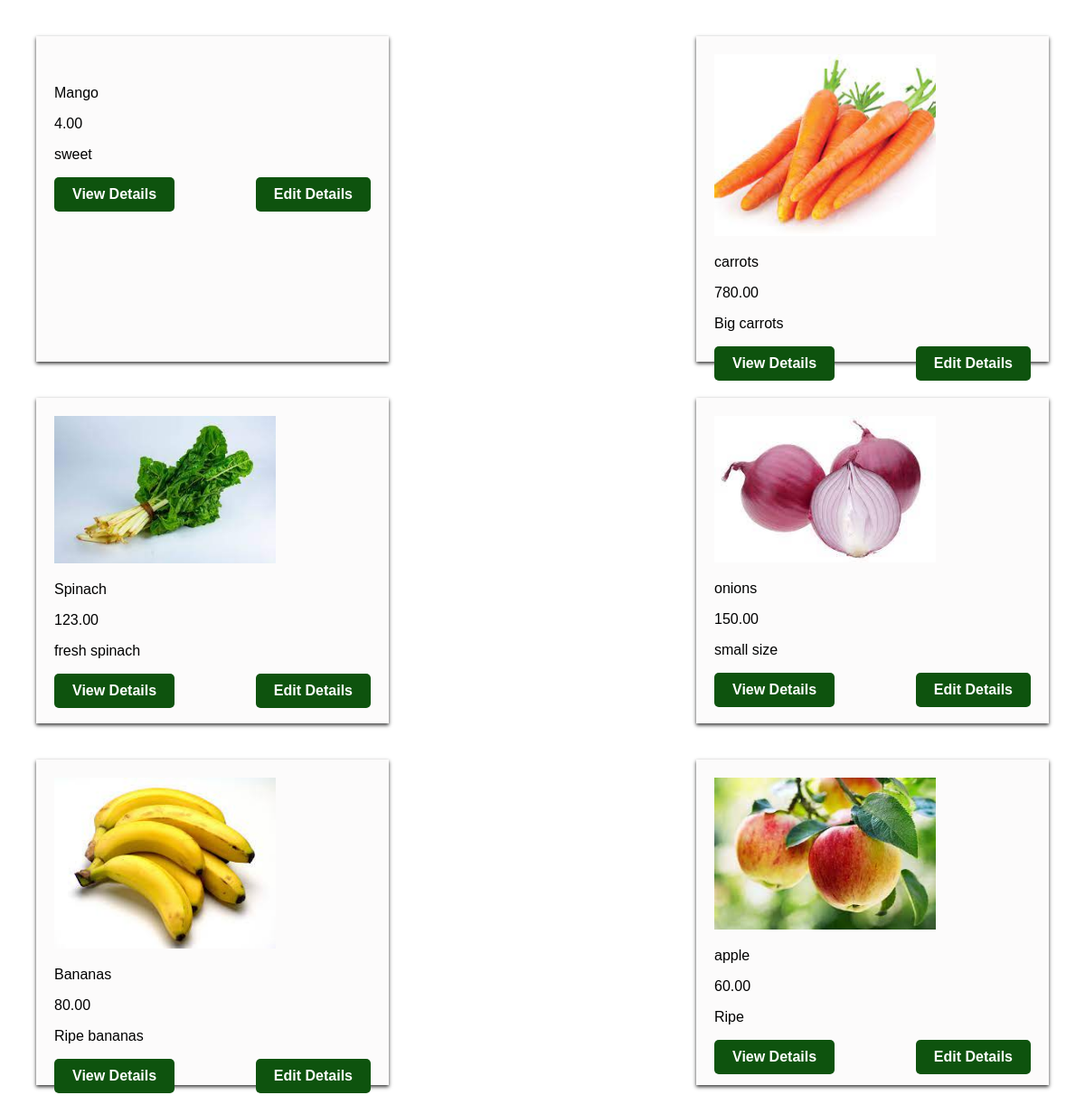
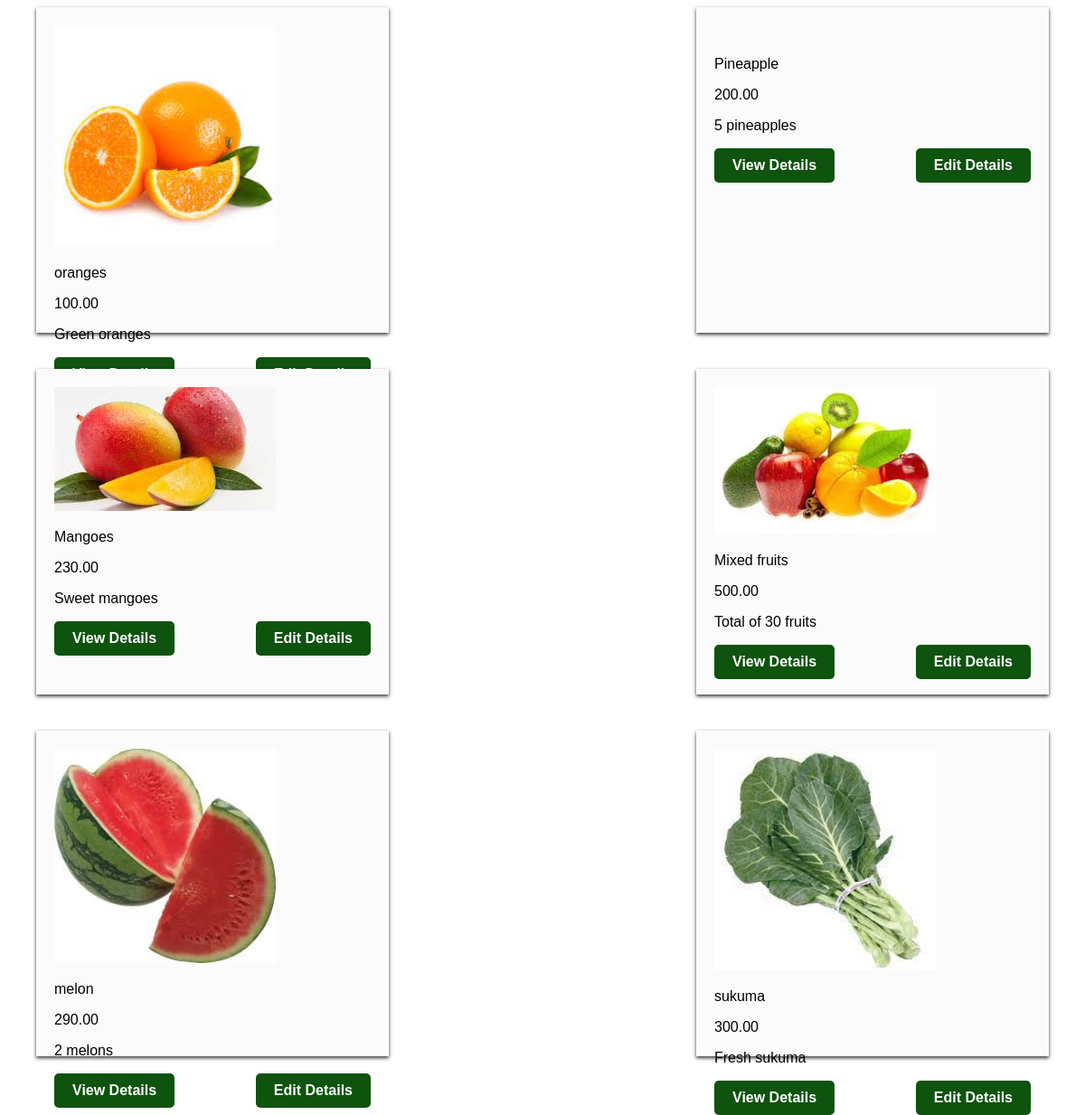
/inventory/products/list, run on the app's committed database (2 pictures, top to bottom).
### inventory/models.py (models this page shows)
class Product(models.Model):
    name = models.CharField(max_length=32)
    price = models.DecimalField(max_digits=8,decimal_places=2)
    stock = models.PositiveBigIntegerField()
    image = models.ImageField()
    description = models.TextField()
    date_created = models.DateTimeField(auto_now_add=True)
    date_updated = models.DateTimeField(auto_now=True)

### inventory/views.py (the view)
# urls.py: path("products/list", product_list,name="products_list"),
def product_list(request):
    products = Product.objects.all()
    return render(request, "inventory/products_list.html", {"products": products})

### templates/inventory/products_list.html (shortened to what this page needs)
<!DOCTYPE html>
<html lang="en">
<head>
        </head>
    <body><div class="product-container">
         {% for product in products %}
        <div class="product">
            <img src="{{ product.image.url }}" alt="{{ product.title}}" class="images">
            <p class="product-title"> {{product.name}}</p>
            <p> {{product.price}}</p>
            <p> {{product.description}}</p>
            <div class="product-buttons">
                <a href="{% url 'product_detail_view' id=product.id %}">View Details</a>
                 <a href="{% url 'product_update' id=product.id %}" class="edit">Edit Details</a>
        </div>        </div>
        {% endfor%}
    </div>
</body>
</html>

### templates/inventory/products_list.html (style rules this page uses)
body { font-family: Arial, sans-serif; margin: 0; padding: 0; }
.product-container { display: flex; justify-content: space-between; flex-wrap: wrap; padding: 20px; }
.product { border:none; width: 350px; height: 40vh; background-color:rgb(252, 251, 251); box-shadow: 0 2px 4px rgb(0.2, 0.2, 0.2, 0.8); margin: 20px; padding: 20px; justify-content: center; }
.product-buttons { display: flex; justify-content: space-between; }
.product-buttons a { padding: 10px 20px; text-decoration: none; border-radius: 5px; background-color: rgb(14, 83, 14); color: white; font-weight: 600; }
.images { width: 70%; }

### data on the page
Product: name "Mango", price "4.00", description "sweet"
Product: image (picture), name "carrots", price "780.00", description "Big carrots"
Product: image (picture), name "Spinach", price "123.00", description "fresh spinach"
Product: image (picture), name "onions", price "150.00", description "small size"
Product: image (picture), name "Bananas", price "80.00", description "Ripe bananas"
Product: image (picture), name "apple", price "60.00", description "Ripe"
Product: image (picture), name "oranges", price "100.00", description "Green oranges"
Product: name "Pineapple", price "200.00", description "5 pineapples"
Product: image (picture), name "Mangoes", price "230.00", description "Sweet mangoes"
Product: image (picture), name "Mixed fruits", price "500.00", description "Total of 30 fruits"
Product: image (picture), name "melon", price "290.00", description "2 melons"
Product: image (picture), name "sukuma", price "300.00", description "Fresh sukuma"
